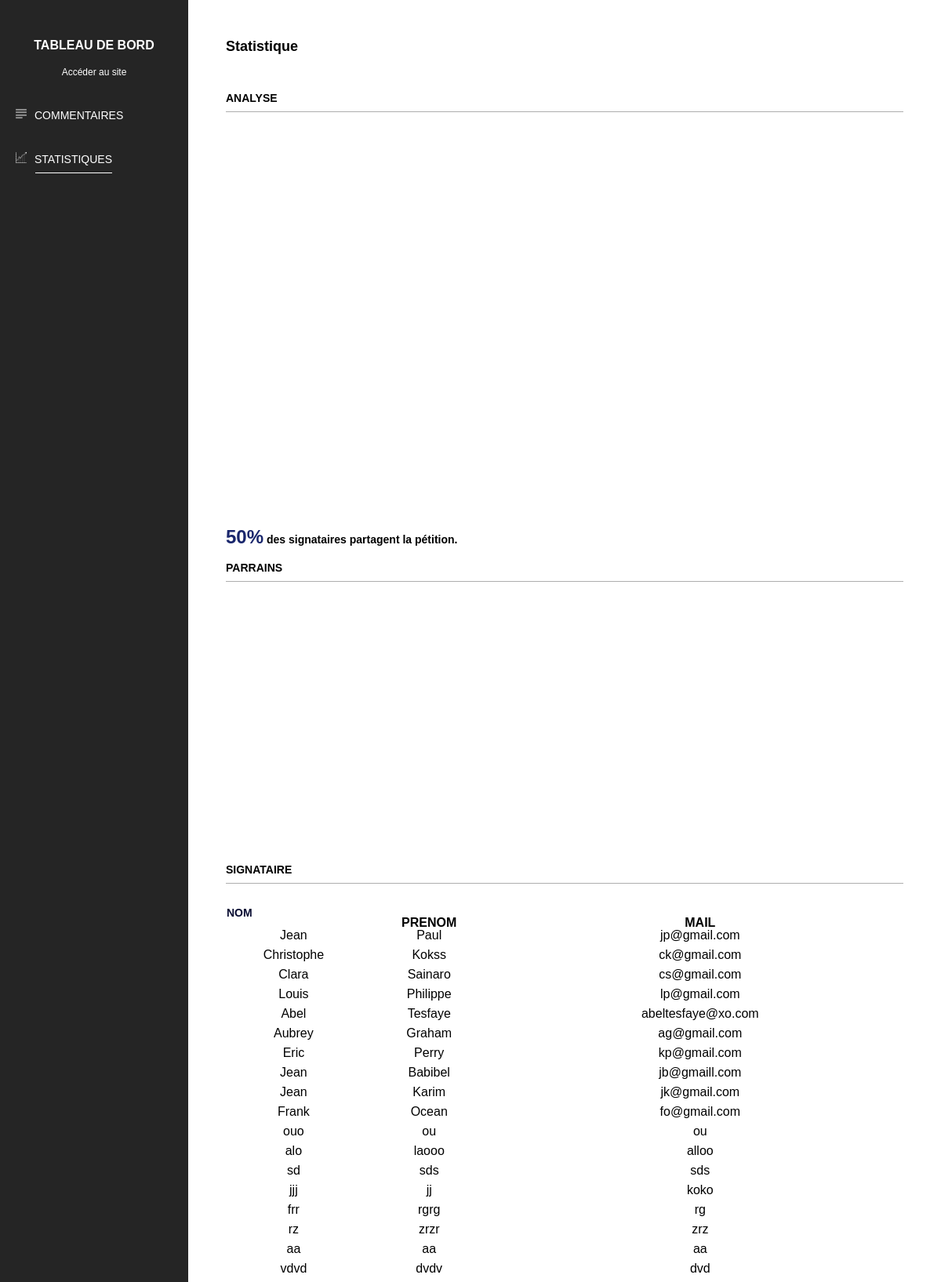
Screenshot of /admin/index.php?a=stats with the database file from the repository.
### tables this page shows
CREATE TABLE `signataire` (
  `id` int(11) NOT NULL,
  `nom` varchar(255) NOT NULL,
  `prenom` varchar(255) NOT NULL,
  `commentaire` text NOT NULL,
  `public` int(11) NOT NULL DEFAULT '0',
  `mail` varchar(255) NOT NULL,
  `lien_partage` int(11) NOT NULL DEFAULT '0',
  `nbr_neveu` int(11) NOT NULL DEFAULT '0',
  `parrain` varchar(11) NOT NULL,
  `date` datetime NOT NULL
);

### controller/PageController.php (called while the page is built, shortened)
<?php
class PageController
{
    public function __construct(\PDO $PDO)
    {
        $this->repository = new PageRepository($PDO);
    }
    public function statistiques()
    {
        $data = $this->repository->getNbrSignature();
        $dataSharer = $this->repository->getNbrSharer();
        $dataAll = $this->repository->getAll();
        include "view/admin/stats.php";
    }
}

### model/PageRepository.php (called while the page is built, shortened)
<?php
class PageRepository
{
    private $PDO;
    public function __construct(\PDO $PDO)
    {
        $this->PDO = $PDO;
    }
    public function getAll()
    {
        $sql = "SELECT
                    `id`,
                    `nom`,
                    `prenom`,
                    `mail`,
                    `commentaire`,
                    `public`,
                    `lien_partage`,
                    `nbr_neveu`,
                    `parrain`,
                    `date`
                FROM
                    `signataire`
                ";
        $stmt = $this->PDO->prepare($sql);
        $stmt->execute();
        return $stmt->fetchAll(\PDO::FETCH_OBJ);
    }
    public function getNbrSignature()
    {
        $sql = "SELECT COUNT(`id`) as count FROM `signataire`";
        $stmt = $this->PDO->prepare($sql);
        $stmt->execute();
        return $stmt->fetch(\PDO::FETCH_OBJ);
    }
    public function getNbrSharer()
    {
        $sql = "SELECT COUNT(`lien_partage`) as count FROM `signataire` WHERE `lien_partage` = 1";
        $stmt = $this->PDO->prepare($sql);
        $stmt->execute();
        return $stmt->fetch(\PDO::FETCH_OBJ);
    }
}

### view/admin/stats.php (the view, shortened to what this page needs)
<!DOCTYPE html>
<html lang="en">
<head>
    <link rel="stylesheet" href="../assets/css/reset.css">
    <link rel="stylesheet" href="../assets/css/style.css">
</head>
<body>
    <div class="left-admin">
        <h1>TABLEAU DE BORD</h1>
        <a href="../?a=home"><h2>Accéder au site</h2></a>
        <ul>
            <a href="?a=list"><li><img src="../assets/img/text-lines.png">COMMENTAIRES</li></a>
            <a href="?a=stats"><li><img src="../assets/img/diagram.png">STATISTIQUES</li></a>
            <div class="mini-bar-stats"></div>
        </ul>
    </div>
    <div class="right-admin">
        <div class="container-admin">
            <?php
            $pourcSharer = 100 * $dataSharer->count / $data->count;
            ?>
            <h3>Statistique</h3>
            <h4>ANALYSE</h4>
            <div class="bar"></div>
            <div id="piechart" style="width: 900px; height: 500px;"></div>
            <p><span class="pourc"><?=$pourcSharer?>%</span> des signataires partagent la pétition.</p>
            <h4>PARRAINS</h4>
            <div class="bar"></div>
            <div id="chart_div"></div>
            <h4>SIGNATAIRE</h4>
            <div class="bar"></div>
                <table class="signataire">
                    <tr>
                        <th class="nom">NOM</th>
                        <th class="prenom">PRENOM</th>
                        <th class="mail">MAIL</th>
                    </tr>
                    <?php foreach($dataAll as $pageAll):?>
                        <tr>
                            <td><?=$pageAll->nom?></td>
                            <td><?=$pageAll->prenom?></td>
                            <td><?=$pageAll->mail?></td>
                        </tr>
                    <?php endforeach;?>
                </table>
        </div>
    </div>
</body>
</html>

### assets/css/style.css (style rules this page uses)
body { font-family: "OpenSans", sans-serif; width: 100%; overflow-x: hidden; overflow: -moz-scrollbars-none; -ms-overflow-style: none; }
footer a:hover, footer a:active, footer a:link, footer a:visited, { color: #fff; }
.nom { width: 50%; float: left; font-size: 14px; color: #080c32; font-family: "OpenSans-Bold", sans-serif; text-transform: uppercase; }
.left-admin a { text-decoration: none; color: #FFF; }
.left-admin { width: 20%; background: #252525; position: fixed; height: 100%; float: left; color: #FFF; }
.left-admin h1 { margin-top: 50px; font-size: 16px; font-weight: bold; text-align: center; }
.left-admin h2 { font-size: 12px; text-align: center; font-weight: lighter; margin-top: 20px; }
.left-admin a { text-decoration: none; }
.left-admin ul { margin-top: 40px; }
.left-admin li { color: #FFF; font-size: 14px; margin-left: 20px; margin-top: 40px; }
.left-admin img { width: 14px; margin-right: 10px; }
.right-admin { width: 80%; height: 100%; float: right; }
.container-admin { width: 90%; margin: auto; }
.right-admin h3 { font-size: 18px; font-weight: bold; margin-bottom: 50px; margin-top: 50px; }
.right-admin h4 { font-size: 14px; font-weight: bold; margin-bottom: 10px; margin-top: 20px; }
.right-admin p { font-size: 14px; font-weight: bold; margin-bottom: 10px; }
.right-admin p span.pourc { margin-left: 0px; }
.right-admin p span { font-size: 24px; font-weight: bold; color: #19266C; margin-bottom: 10px; margin-left: 10px; }
.right-admin th { font-weight: bold; }
#piechart { margin: auto; }
#chart_div { height: 310px; width: 50%; float: left; }
.right-admin .bar { width: 100%; height: 1px; background: #aeaeae; margin-bottom: 30px; }
.mini-bar-stats { width: 98px; height: 1px; background: #FFF; margin-left: 45px; margin-top: 10px; }
table.signataire { width: 100%; }
table.signataire th { height: 25px; }
table.signataire td { text-align: center; height: 25px; }
.right-admin .nom { width: 20%; }
.right-admin .prenom { width: 20%; }
.right-admin .mail { width: 60%; }

### rows the page displays
signataire: nom "Jean", prenom "Paul", mail "jp@gmail.com"
signataire: nom "Christophe", prenom "Kokss", mail "ck@gmail.com"
signataire: nom "Clara", prenom "Sainaro", mail "cs@gmail.com"
signataire: nom "Louis", prenom "Philippe", mail "lp@gmail.com"
signataire: nom "Abel", prenom "Tesfaye", mail "abeltesfaye@xo.com"
signataire: nom "Aubrey", prenom "Graham", mail "ag@gmail.com"
signataire: nom "Eric", prenom "Perry", mail "kp@gmail.com"
signataire: nom "Jean", prenom "Babibel", mail "jb@gmaill.com"
signataire: nom "Jean", prenom "Karim", mail "jk@gmail.com"
signataire: nom "Frank", prenom "Ocean", mail "fo@gmail.com"
signataire: nom "ouo", prenom "ou", mail "ou"
signataire: nom "alo", prenom "laooo", mail "alloo"
signataire: nom "sd", prenom "sds", mail "sds"
signataire: nom "jjj", prenom "jj", mail "koko"
signataire: nom "frr", prenom "rgrg", mail "rg"
signataire: nom "rz", prenom "zrzr", mail "zrz"
signataire: nom "aa", prenom "aa", mail "aa"
signataire: nom "vdvd", prenom "dvdv", mail "dvd"

### other values shown
$pourcSharer "50"
